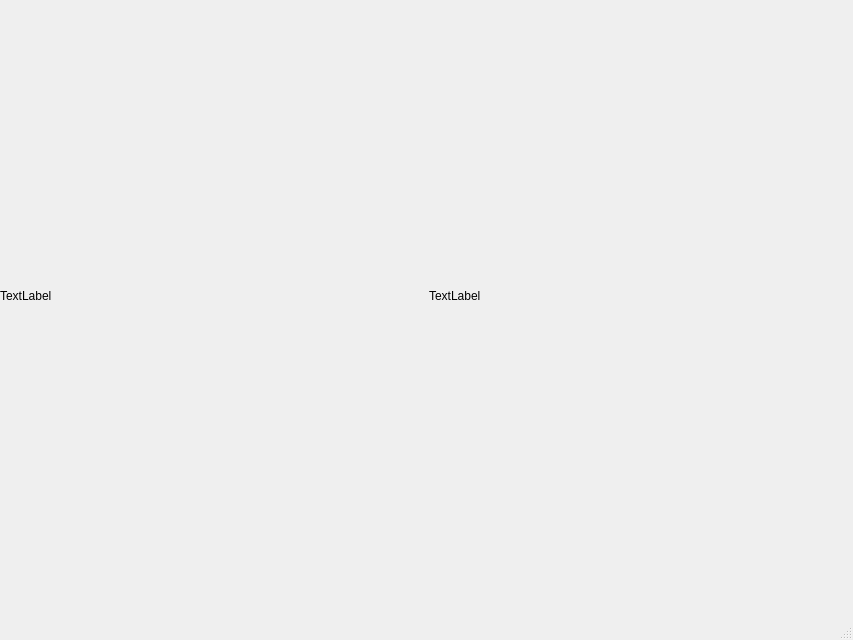
<?xml version="1.0" encoding="UTF-8"?>
<ui version="4.0">
 <class>MainWindow</class>
 <widget class="QMainWindow" name="MainWindow">
  <property name="geometry">
   <rect>
    <x>0</x>
    <y>0</y>
    <width>853</width>
    <height>640</height>
   </rect>
  </property>
  <property name="windowTitle">
   <string>MainWindow</string>
  </property>
  <widget class="QWidget" name="centralwidget">
   <widget class="QWidget" name="gridLayoutWidget">
    <property name="geometry">
     <rect>
      <x>0</x>
      <y>0</y>
      <width>851</width>
      <height>591</height>
     </rect>
    </property>
    <layout class="QGridLayout" name="gridLayout">
     <item row="0" column="0">
      <layout class="QHBoxLayout" name="horizontalLayout">
       <item>
        <widget class="QLabel" name="label">
         <property name="text">
          <string>TextLabel</string>
         </property>
        </widget>
       </item>
      </layout>
     </item>
     <item row="0" column="1">
      <layout class="QHBoxLayout" name="horizontalLayout_3">
       <item>
        <widget class="QLabel" name="label_2">
         <property name="text">
          <string>TextLabel</string>
         </property>
        </widget>
       </item>
      </layout>
     </item>
    </layout>
   </widget>
  </widget>
  <widget class="QMenuBar" name="menubar">
   <property name="geometry">
    <rect>
     <x>0</x>
     <y>0</y>
     <width>853</width>
     <height>19</height>
    </rect>
   </property>
  </widget>
  <widget class="QStatusBar" name="statusbar"/>
 </widget>
 <resources/>
 <connections/>
</ui>
